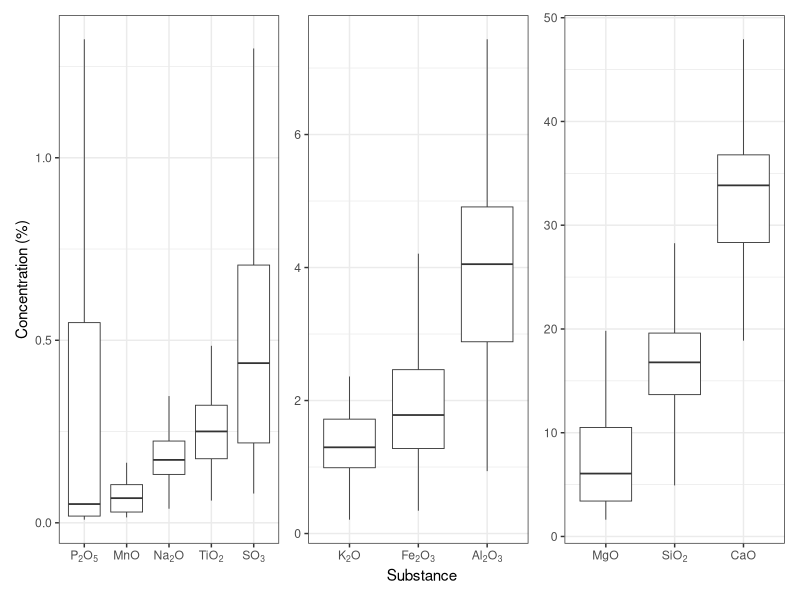
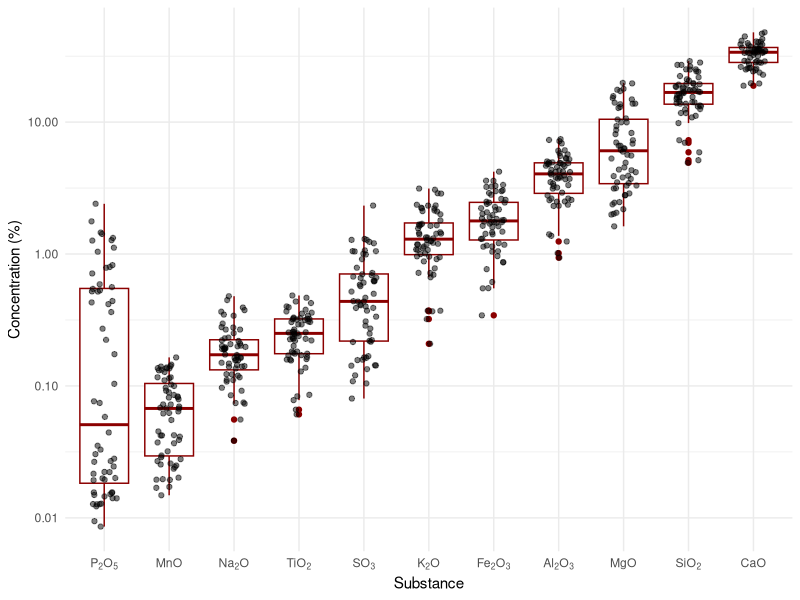
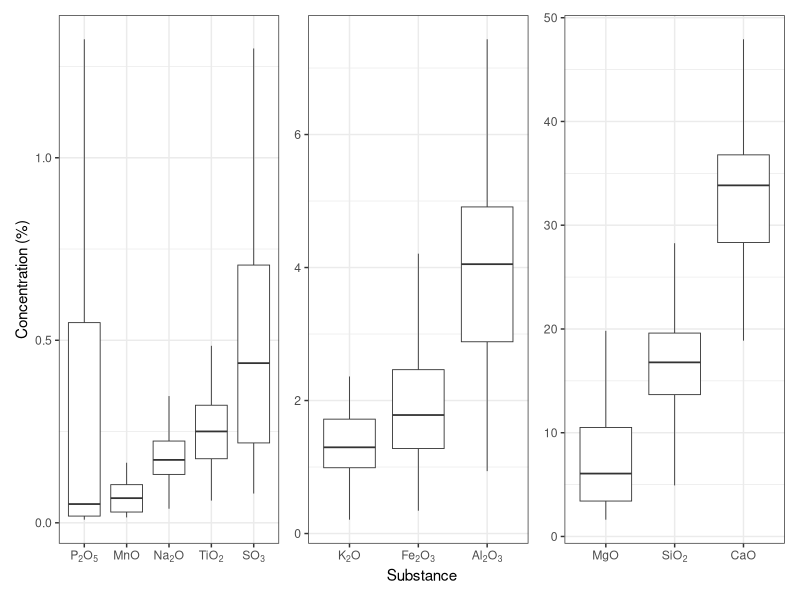

These charts were generated, in order, by the following R code:
## ---- chunk 1
knitr::opts_chunk$set(echo = TRUE, warning = FALSE, message = FALSE)

# Load required libraries
library(tidyverse)
library(ggplot2)
library(readxl)
library(patchwork)
## ---- chunk 2
# Load data from input folder

dt_fines <- read_excel("input/Fines_Sample_data.xlsx",
    sheet = "XRF", skip = 1)

## ---- chunk 3
# Summary statistics
summary(dt_fines)



names(dt_fines) <- c("Mineralresource", "Deposit", "Samplenumber", "LOI950C", "SiO2", "TiO2", "Al2O3",
"Fe2O3", "MnO", "MgO", "CaO", "Na2O", "K2O", "P2O5",
"SO3")


## ---- chunk 4

# format data for plotting
# pivot longer, excluding non-numeric columns

#exclude LOI950°C 
dt_fines_long <- dt_fines %>%  select(-c("LOI950C"))

dt_fines_long <- dt_fines_long %>%
  pivot_longer(cols = c("SiO2", "TiO2", "Al2O3",
"Fe2O3", "MnO", "MgO", "CaO", "Na2O", "K2O", "P2O5",
"SO3"),
               names_to = "Substance",
               values_to = "Concentration")

# create boxplot, sort x-axis by median concentration
#plot  MgO, SiO2, CaO separately due to scale issues
#start with these

subs_high <- c("MgO",  "SiO2",  "CaO")
subs_medium <- c("Al2O3", "Fe2O3", "K2O")
subs_low <- c("TiO2", "MnO", "P2O5", "Na2O", "SO3")

#refactor the three plots below into a function


## ---- chunk 5

# Create a named vector for chemical formula labels with subscripts
chem_labels <- c(
  "SiO2" = expression(SiO[2]),
  "TiO2" = expression(TiO[2]),
  "Al2O3" = expression(Al[2]*O[3]),
  "Fe2O3" = expression(Fe[2]*O[3]),
  "MnO" = expression(MnO),
  "MgO" = expression(MgO),
  "CaO" = expression(CaO),
  "Na2O" = expression(Na[2]*O),
  "K2O" = expression(K[2]*O),
  "P2O5" = expression(P[2]*O[5]),
  "SO3" = expression(SO[3])
)

boxplot_fines <- function(substances){
  ggplot(dt_fines_long %>% filter(Substance %in% substances),
         aes(x = reorder(Substance, Concentration, FUN = median), y = Concentration)) +
    geom_boxplot(outliers = F,
                 size=0.3) +
    labs(x = "Substance",
         y = "Concentration (%)") +
    scale_x_discrete(labels = chem_labels) +
    theme_bw()
  #  geom_jitter(size = 0.1, alpha = 0.5)
}


a <- boxplot_fines(subs_low)

b <- boxplot_fines(subs_medium)
   
c <- boxplot_fines(subs_high)


# combine plots into a single patchwork object
p <- (a + b + c) + plot_layout(nrow = 1, guides = "collect", axes = "collect")

p_combined <- (a + b + c) + plot_layout(nrow = 1, guides = "collect", axes = "collect")
p_combined  # display combined plot in the document
  #apply theme_bw to all plots


#save to file (png, width=12in, height=6in, res=300)

ggsave("output/boxplot_xrf_fines.png", plot = p_combined, width = 12, height = 6, dpi = 300, scale = 0.6)




## ---- chunk 6

# create boxplot with log y-axis, sort x-axis by median concentration
a_log <- ggplot(dt_fines_long,
       aes(x = reorder(Substance, Concentration, FUN = median), y = Concentration
)) +
  geom_boxplot(color = "darkred") +
  labs(x = "Substance",
       y = "Concentration (%)") +
  theme_minimal()+
  geom_jitter(width = 0.2, alpha = 0.5) +
  scale_y_log10() +
  scale_x_discrete(labels = chem_labels)
a_log



## ---- chunk 7
# Correlation plots between 
